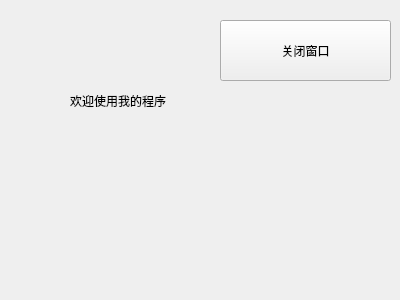
<?xml version="1.0" encoding="UTF-8"?>
<ui version="4.0">
 <class>Welcome</class>
 <widget class="QWidget" name="Welcome">
  <property name="geometry">
   <rect>
    <x>0</x>
    <y>0</y>
    <width>400</width>
    <height>300</height>
   </rect>
  </property>
  <property name="windowTitle">
   <string>Welcome</string>
  </property>
  <widget class="QLabel" name="label">
   <property name="geometry">
    <rect>
     <x>70</x>
     <y>30</y>
     <width>271</width>
     <height>141</height>
    </rect>
   </property>
   <property name="text">
    <string>欢迎使用我的程序</string>
   </property>
  </widget>
  <widget class="QPushButton" name="closeBtn">
   <property name="geometry">
    <rect>
     <x>220</x>
     <y>20</y>
     <width>171</width>
     <height>61</height>
    </rect>
   </property>
   <property name="text">
    <string>关闭窗口</string>
   </property>
  </widget>
 </widget>
 <layoutdefault spacing="6" margin="11"/>
 <resources/>
 <connections/>
</ui>
